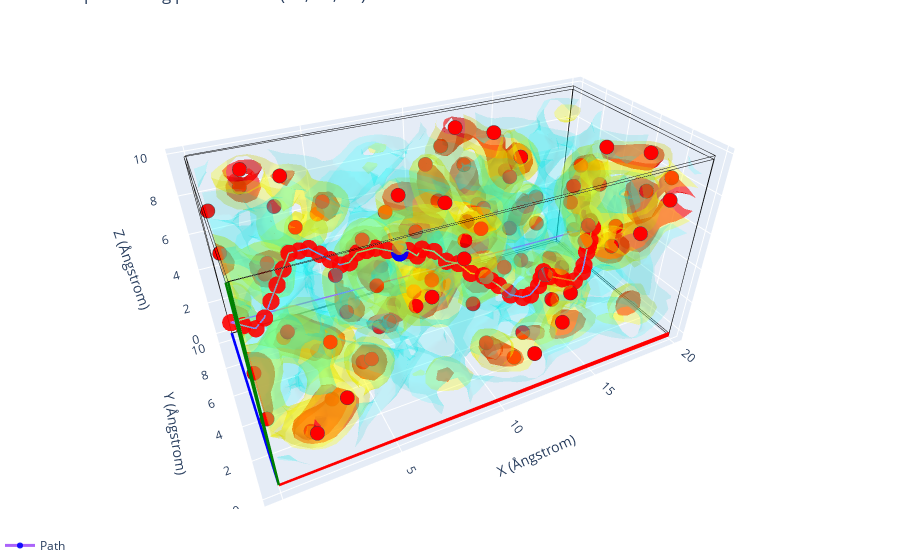

The cell this chart's notebook holds for it:
### Code cell
# Plot the best percolating path
wrapped_path = best_perc_path
wrapped_path.wrap(F)
wrapped_path.cartesian_path(diff_volume)
wrapped_path.fractional_path(diff_volume)
fig1 = plots.path_on_landscape(diff_volume, wrapped_path, structure)
fig1.update_layout(title=f'Best percolating path starts in {wrapped_path.sites[0]}')
fig1.show()

wrapped_path.path_over_structure(structure, diff_volume)
fig2 = plots.energy_along_path(path=wrapped_path)
fig2.suptitle('Energy profile along best percolating path', y=1.05)
fig2.show()

### Figure 1 — Plotly figure (JSON) as saved in the notebook; plotly's stock layout.template omitted (floating-point values rounded to 4 significant figures; data arrays with more than 128 entries replaced by an {"elided": "..."} marker saying what was removed)
{"data": [{"line": {"color": "red", "width": 5}, "mode": "lines", "showlegend": false, "type": "scatter3d", "x": [0, 19.87], "y": [0, 0.006208], "z": [0, -0.1473]}, {"line": {"color": "blue", "width": 5}, "mode": "lines", "showlegend": false, "type": "scatter3d", "x": [0, 0.005318], "y": [0, 9.919], "z": [0, -0.02126]}, {"line": {"color": "green", "width": 5}, "mode": "lines", "showlegend": false, "type": "scatter3d", "x": [0, -0.07517], "y": [0, -0.01577], "z": [0, 9.916]}, {"line": {"color": "black", "width": 1}, "mode": "lines", "showlegend": false, "type": "scatter3d", "x": [19.87, 19.88], "y": [0.006208, 9.926], "z": [-0.1473, -0.1686]}, {"line": {"color": "black", "width": 1}, "mode": "lines", "showlegend": false, "type": "scatter3d", "x": [19.87, 19.8], "y": [0.006208, -0.009559], "z": [-0.1473, 9.769]}, {"line": {"color": "black", "width": 1}, "mode": "lines", "showlegend": false, "type": "scatter3d", "x": [0.005318, 19.88], "y": [9.919, 9.926], "z": [-0.02126, -0.1686]}, {"line": {"color": "black", "width": 1}, "mode": "lines", "showlegend": false, "type": "scatter3d", "x": [0.005318, -0.06986], "y": [9.919, 9.904], "z": [-0.02126, 9.895]}, {"line": {"color": "black", "width": 1}, "mode": "lines", "showlegend": false, "type": "scatter3d", "x": [-0.07517, 19.8], "y": [-0.01577, -0.009559], "z": [9.916, 9.769]}, {"line": {"color": "black", "width": 1}, "mode": "lines", "showlegend": false, "type": "scatter3d", "x": [-0.07517, -0.06986], "y": [-0.01577, 9.904], "z": [9.916, 9.895]}, {"line": {"color": "black", "width": 1}, "mode": "lines", "showlegend": false, "type": "scatter3d", "x": [19.8, -0.06986], "y": [9.91, 9.904], "z": [9.748, 9.895]}, {"line": {"color": "black", "width": 1}, "mode": "lines", "showlegend": false, "type": "scatter3d", "x": [19.8, 19.8], "y": [9.91, -0.009559], "z": [9.748, 9.769]}, {"line": {"color": "black", "width": 1}, "mode": "lines", "showlegend": false, "type": "scatter3d", "x": [19.8, 19.88], "y": [9.91, 9.926], "z": [9.748, -0.1686]}, {"color": "red", "i": {"elided": "5548 int values"}, "j": {"elided": "5548 int values"}, "k": {"elided": "5548 int values"}, "name": "isoval=0.00017608413967366702", "opacity": 0.6, "showlegend": false, "type": "mesh3d", "x": {"elided": "3112 float values"}, "y": {"elided": "3112 float values"}, "z": {"elided": "3112 float values"}}, {"color": "yellow", "i": {"elided": "13290 int values"}, "j": {"elided": "13290 int values"}, "k": {"elided": "13290 int values"}, "name": "isoval=7.04336558694668e-05", "opacity": 0.3, "showlegend": false, "type": "mesh3d", "x": {"elided": "7066 float values"}, "y": {"elided": "7066 float values"}, "z": {"elided": "7066 float values"}}, {"color": "cyan", "i": {"elided": "14018 int values"}, "j": {"elided": "14018 int values"}, "k": {"elided": "14018 int values"}, "name": "isoval=4.930355910862677e-06", "opacity": 0.15, "showlegend": false, "type": "mesh3d", "x": {"elided": "7551 float values"}, "y": {"elided": "7551 float values"}, "z": {"elided": "7551 float values"}}, {"marker": {"color": ["rgb(255, 0, 0)"], "line": {"width": 2.5}, "size": 5}, "mode": "markers", "name": "48h", "showlegend": false, "type": "scatter3d", "x": [1.816], "y": [1.816], "z": [0.2382]}, {"marker": {"color": ["rgb(255, 0, 0)"], "line": {"width": 2.5}, "size": 5}, "mode": "markers", "name": "48h", "showlegend": false, "type": "scatter3d", "x": [11.74], "y": [1.816], "z": [0.2382]}, {"marker": {"color": ["rgb(255, 0, 0)"], "line": {"width": 2.5}, "size": 5}, "mode": "markers", "name": "48h", "showlegend": false, "type": "scatter3d", "x": [1.816], "y": [6.778], "z": [5.2]}, {"marker": {"color": ["rgb(255, 0, 0)"], "line": {"width": 2.5}, "size": 5}, "mode": "markers", "name": "48h", "showlegend": false, "type": "scatter3d", "x": [11.74], "y": [6.778], "z": [5.2]}, {"marker": {"color": ["rgb(255, 0, 0)"], "line": {"width": 2.5}, "size": 5}, "mode": "markers", "name": "48h", "showlegend": false, "type": "scatter3d", "x": [6.778], "y": [1.816], "z": [5.2]}, {"marker": {"color": ["rgb(255, 0, 0)"], "line": {"width": 2.5}, "size": 5}, "mode": "markers", "name": "48h", "showlegend": false, "type": "scatter3d", "x": [16.7], "y": [1.816], "z": [5.2]}, {"marker": {"color": ["rgb(255, 0, 0)"], "line": {"width": 2.5}, "size": 5}, "mode": "markers", "name": "48h", "showlegend": false, "type": "scatter3d", "x": [6.778], "y": [6.778], "z": [0.2382]}, {"marker": {"color": ["rgb(255, 0, 0)"], "line": {"width": 2.5}, "size": 5}, "mode": "markers", "name": "48h", "showlegend": false, "type": "scatter3d", "x": [16.7], "y": [6.778], "z": [0.2382]}, {"marker": {"color": ["rgb(255, 0, 0)"], "line": {"width": 2.5}, "size": 5}, "mode": "markers", "name": "48h", "showlegend": false, "type": "scatter3d", "x": [9.686], "y": [1.816], "z": [8.108]}, {"marker": {"color": ["rgb(255, 0, 0)"], "line": {"width": 2.5}, "size": 5}, "mode": "markers", "name": "48h", "showlegend": false, "type": "scatter3d", "x": [19.61], "y": [1.816], "z": [8.108]}, {"marker": {"color": ["rgb(255, 0, 0)"], "line": {"width": 2.5}, "size": 5}, "mode": "markers", "name": "48h", "showlegend": false, "type": "scatter3d", "x": [9.686], "y": [6.778], "z": [3.146]}, {"marker": {"color": ["rgb(255, 0, 0)"], "line": {"width": 2.5}, "size": 5}, "mode": "markers", "name": "48h", "showlegend": false, "type": "scatter3d", "x": [19.61], "y": [6.778], "z": [3.146]}, {"marker": {"color": ["rgb(255, 0, 0)"], "line": {"width": 2.5}, "size": 5}, "mode": "markers", "name": "48h", "showlegend": false, "type": "scatter3d", "x": [4.724], "y": [1.816], "z": [3.146]}, {"marker": {"color": ["rgb(255, 0, 0)"], "line": {"width": 2.5}, "size": 5}, "mode": "markers", "name": "48h", "showlegend": false, "type": "scatter3d", "x": [14.65], "y": [1.816], "z": [3.146]}, {"marker": {"color": ["rgb(255, 0, 0)"], "line": {"width": 2.5}, "size": 5}, "mode": "markers", "name": "48h", "showlegend": false, "type": "scatter3d", "x": [4.724], "y": [6.778], "z": [8.108]}, {"marker": {"color": ["rgb(255, 0, 0)"], "line": {"width": 2.5}, "size": 5}, "mode": "markers", "name": "48h", "showlegend": false, "type": "scatter3d", "x": [14.65], "y": [6.778], "z": [8.108]}, {"marker": {"color": ["rgb(255, 0, 0)"], "line": {"width": 2.5}, "size": 5}, "mode": "markers", "name": "48h", "showlegend": false, "type": "scatter3d", "x": [8.108], "y": [0.2382], "z": [8.108]}, {"marker": {"color": ["rgb(255, 0, 0)"], "line": {"width": 2.5}, "size": 5}, "mode": "markers", "name": "48h", "showlegend": false, "type": "scatter3d", "x": [18.03], "y": [0.2382], "z": [8.108]}, {"marker": {"color": ["rgb(255, 0, 0)"], "line": {"width": 2.5}, "size": 5}, "mode": "markers", "name": "48h", "showlegend": false, "type": "scatter3d", "x": [8.108], "y": [5.2], "z": [3.146]}, {"marker": {"color": ["rgb(255, 0, 0)"], "line": {"width": 2.5}, "size": 5}, "mode": "markers", "name": "48h", "showlegend": false, "type": "scatter3d", "x": [18.03], "y": [5.2], "z": [3.146]}, {"marker": {"color": ["rgb(255, 0, 0)"], "line": {"width": 2.5}, "size": 5}, "mode": "markers", "name": "48h", "showlegend": false, "type": "scatter3d", "x": [3.146], "y": [0.2382], "z": [3.146]}, {"marker": {"color": ["rgb(255, 0, 0)"], "line": {"width": 2.5}, "size": 5}, "mode": "markers", "name": "48h", "showlegend": false, "type": "scatter3d", "x": [13.07], "y": [0.2382], "z": [3.146]}, {"marker": {"color": ["rgb(255, 0, 0)"], "line": {"width": 2.5}, "size": 5}, "mode": "markers", "name": "48h", "showlegend": false, "type": "scatter3d", "x": [3.146], "y": [5.2], "z": [8.108]}, {"marker": {"color": ["rgb(255, 0, 0)"], "line": {"width": 2.5}, "size": 5}, "mode": "markers", "name": "48h", "showlegend": false, "type": "scatter3d", "x": [13.07], "y": [5.2], "z": [8.108]}, {"marker": {"color": ["rgb(255, 0, 0)"], "line": {"width": 2.5}, "size": 5}, "mode": "markers", "name": "48h", "showlegend": false, "type": "scatter3d", "x": [8.108], "y": [1.816], "z": [9.686]}, {"marker": {"color": ["rgb(255, 0, 0)"], "line": {"width": 2.5}, "size": 5}, "mode": "markers", "name": "48h", "showlegend": false, "type": "scatter3d", "x": [18.03], "y": [1.816], "z": [9.686]}, {"marker": {"color": ["rgb(255, 0, 0)"], "line": {"width": 2.5}, "size": 5}, "mode": "markers", "name": "48h", "showlegend": false, "type": "scatter3d", "x": [8.108], "y": [6.778], "z": [4.724]}, {"marker": {"color": ["rgb(255, 0, 0)"], "line": {"width": 2.5}, "size": 5}, "mode": "markers", "name": "48h", "showlegend": false, "type": "scatter3d", "x": [18.03], "y": [6.778], "z": [4.724]}, {"marker": {"color": ["rgb(255, 0, 0)"], "line": {"width": 2.5}, "size": 5}, "mode": "markers", "name": "48h", "showlegend": false, "type": "scatter3d", "x": [3.146], "y": [1.816], "z": [4.724]}, {"marker": {"color": ["rgb(255, 0, 0)"], "line": {"width": 2.5}, "size": 5}, "mode": "markers", "name": "48h", "showlegend": false, "type": "scatter3d", "x": [13.07], "y": [1.816], "z": [4.724]}, {"marker": {"color": ["rgb(255, 0, 0)"], "line": {"width": 2.5}, "size": 5}, "mode": "markers", "name": "48h", "showlegend": false, "type": "scatter3d", "x": [3.146], "y": [6.778], "z": [9.686]}, {"marker": {"color": ["rgb(255, 0, 0)"], "line": {"width": 2.5}, "size": 5}, "mode": "markers", "name": "48h", "showlegend": false, "type": "scatter3d", "x": [13.07], "y": [6.778], "z": [9.686]}, {"marker": {"color": ["rgb(255, 0, 0)"], "line": {"width": 2.5}, "size": 5}, "mode": "markers", "name": "48h", "showlegend": false, "type": "scatter3d", "x": [1.816], "y": [9.686], "z": [8.108]}, {"marker": {"color": ["rgb(255, 0, 0)"], "line": {"width": 2.5}, "size": 5}, "mode": "markers", "name": "48h", "showlegend": false, "type": "scatter3d", "x": [11.74], "y": [9.686], "z": [8.108]}, {"marker": {"color": ["rgb(255, 0, 0)"], "line": {"width": 2.5}, "size": 5}, "mode": "markers", "name": "48h", "showlegend": false, "type": "scatter3d", "x": [1.816], "y": [4.724], "z": [3.146]}, {"marker": {"color": ["rgb(255, 0, 0)"], "line": {"width": 2.5}, "size": 5}, "mode": "markers", "name": "48h", "showlegend": false, "type": "scatter3d", "x": [11.74], "y": [4.724], "z": [3.146]}, {"marker": {"color": ["rgb(255, 0, 0)"], "line": {"width": 2.5}, "size": 5}, "mode": "markers", "name": "48h", "showlegend": false, "type": "scatter3d", "x": [6.778], "y": [9.686], "z": [3.146]}, {"marker": {"color": ["rgb(255, 0, 0)"], "line": {"width": 2.5}, "size": 5}, "mode": "markers", "name": "48h", "showlegend": false, "type": "scatter3d", "x": [16.7], "y": [9.686], "z": [3.146]}, {"marker": {"color": ["rgb(255, 0, 0)"], "line": {"width": 2.5}, "size": 5}, "mode": "markers", "name": "48h", "showlegend": false, "type": "scatter3d", "x": [6.778], "y": [4.724], "z": [8.108]}, {"marker": {"color": ["rgb(255, 0, 0)"], "line": {"width": 2.5}, "size": 5}, "mode": "markers", "name": "48h", "showlegend": false, "type": "scatter3d", "x": [16.7], "y": [4.724], "z": [8.108]}, {"marker": {"color": ["rgb(255, 0, 0)"], "line": {"width": 2.5}, "size": 5}, "mode": "markers", "name": "48h", "showlegend": false, "type": "scatter3d", "x": [0.2382], "y": [8.108], "z": [8.108]}, {"marker": {"color": ["rgb(255, 0, 0)"], "line": {"width": 2.5}, "size": 5}, "mode": "markers", "name": "48h", "showlegend": false, "type": "scatter3d", "x": [10.16], "y": [8.108], "z": [8.108]}, {"marker": {"color": ["rgb(255, 0, 0)"], "line": {"width": 2.5}, "size": 5}, "mode": "markers", "name": "48h", "showlegend": false, "type": "scatter3d", "x": [0.2382], "y": [3.146], "z": [3.146]}, {"marker": {"color": ["rgb(255, 0, 0)"], "line": {"width": 2.5}, "size": 5}, "mode": "markers", "name": "48h", "showlegend": false, "type": "scatter3d", "x": [10.16], "y": [3.146], "z": [3.146]}, {"marker": {"color": ["rgb(255, 0, 0)"], "line": {"width": 2.5}, "size": 5}, "mode": "markers", "name": "48h", "showlegend": false, "type": "scatter3d", "x": [5.2], "y": [8.108], "z": [3.146]}, {"marker": {"color": ["rgb(255, 0, 0)"], "line": {"width": 2.5}, "size": 5}, "mode": "markers", "name": "48h", "showlegend": false, "type": "scatter3d", "x": [15.12], "y": [8.108], "z": [3.146]}, {"marker": {"color": ["rgb(255, 0, 0)"], "line": {"width": 2.5}, "size": 5}, "mode": "markers", "name": "48h", "showlegend": false, "type": "scatter3d", "x": [5.2], "y": [3.146], "z": [8.108]}, {"marker": {"color": ["rgb(255, 0, 0)"], "line": {"width": 2.5}, "size": 5}, "mode": "markers", "name": "48h", "showlegend": false, "type": "scatter3d", "x": [15.12], "y": [3.146], "z": [8.108]}, {"marker": {"color": ["rgb(255, 0, 0)"], "line": {"width": 2.5}, "size": 5}, "mode": "markers", "name": "48h", "showlegend": false, "type": "scatter3d", "x": [1.816], "y": [8.108], "z": [9.686]}, {"marker": {"color": ["rgb(255, 0, 0)"], "line": {"width": 2.5}, "size": 5}, "mode": "markers", "name": "48h", "showlegend": false, "type": "scatter3d", "x": [11.74], "y": [8.108], "z": [9.686]}, {"marker": {"color": ["rgb(255, 0, 0)"], "line": {"width": 2.5}, "size": 5}, "mode": "markers", "name": "48h", "showlegend": false, "type": "scatter3d", "x": [1.816], "y": [3.146], "z": [4.724]}, {"marker": {"color": ["rgb(255, 0, 0)"], "line": {"width": 2.5}, "size": 5}, "mode": "markers", "name": "48h", "showlegend": false, "type": "scatter3d", "x": [11.74], "y": [3.146], "z": [4.724]}, {"marker": {"color": ["rgb(255, 0, 0)"], "line": {"width": 2.5}, "size": 5}, "mode": "markers", "name": "48h", "showlegend": false, "type": "scatter3d", "x": [6.778], "y": [8.108], "z": [4.724]}, {"marker": {"color": ["rgb(255, 0, 0)"], "line": {"width": 2.5}, "size": 5}, "mode": "markers", "name": "48h", "showlegend": false, "type": "scatter3d", "x": [16.7], "y": [8.108], "z": [4.724]}, {"marker": {"color": ["rgb(255, 0, 0)"], "line": {"width": 2.5}, "size": 5}, "mode": "markers", "name": "48h", "showlegend": false, "type": "scatter3d", "x": [6.778], "y": [3.146], "z": [9.686]}, {"marker": {"color": ["rgb(255, 0, 0)"], "line": {"width": 2.5}, "size": 5}, "mode": "markers", "name": "48h", "showlegend": false, "type": "scatter3d", "x": [16.7], "y": [3.146], "z": [9.686]}, {"marker": {"color": ["rgb(255, 0, 0)"], "line": {"width": 2.5}, "size": 5}, "mode": "markers", "name": "48h", "showlegend": false, "type": "scatter3d", "x": [1.816], "y": [0.2382], "z": [1.816]}, {"marker": {"color": ["rgb(255, 0, 0)"], "line": {"width": 2.5}, "size": 5}, "mode": "markers", "name": "48h", "showlegend": false, "type": "scatter3d", "x": [11.74], "y": [0.2382], "z": [1.816]}, {"marker": {"color": ["rgb(255, 0, 0)"], "line": {"width": 2.5}, "size": 5}, "mode": "markers", "name": "48h", "showlegend": false, "type": "scatter3d", "x": [1.816], "y": [5.2], "z": [6.778]}, {"marker": {"color": ["rgb(255, 0, 0)"], "line": {"width": 2.5}, "size": 5}, "mode": "markers", "name": "48h", "showlegend": false, "type": "scatter3d", "x": [11.74], "y": [5.2], "z": [6.778]}, {"marker": {"color": ["rgb(255, 0, 0)"], "line": {"width": 2.5}, "size": 5}, "mode": "markers", "name": "48h", "showlegend": false, "type": "scatter3d", "x": [6.778], "y": [0.2382], "z": [6.778]}, {"marker": {"color": ["rgb(255, 0, 0)"], "line": {"width": 2.5}, "size": 5}, "mode": "markers", "name": "48h", "showlegend": false, "type": "scatter3d", "x": [16.7], "y": [0.2382], "z": [6.778]}, {"marker": {"color": ["rgb(255, 0, 0)"], "line": {"width": 2.5}, "size": 5}, "mode": "markers", "name": "48h", "showlegend": false, "type": "scatter3d", "x": [6.778], "y": [5.2], "z": [1.816]}, {"marker": {"color": ["rgb(255, 0, 0)"], "line": {"width": 2.5}, "size": 5}, "mode": "markers", "name": "48h", "showlegend": false, "type": "scatter3d", "x": [16.7], "y": [5.2], "z": [1.816]}, {"marker": {"color": ["rgb(255, 0, 0)"], "line": {"width": 2.5}, "size": 5}, "mode": "markers", "name": "48h", "showlegend": false, "type": "scatter3d", "x": [0.2382], "y": [1.816], "z": [1.816]}, {"marker": {"color": ["rgb(255, 0, 0)"], "line": {"width": 2.5}, "size": 5}, "mode": "markers", "name": "48h", "showlegend": false, "type": "scatter3d", "x": [10.16], "y": [1.816], "z": [1.816]}, {"marker": {"color": ["rgb(255, 0, 0)"], "line": {"width": 2.5}, "size": 5}, "mode": "markers", "name": "48h", "showlegend": false, "type": "scatter3d", "x": [0.2382], "y": [6.778], "z": [6.778]}, {"marker": {"color": ["rgb(255, 0, 0)"], "line": {"width": 2.5}, "size": 5}, "mode": "markers", "name": "48h", "showlegend": false, "type": "scatter3d", "x": [10.16], "y": [6.778], "z": [6.778]}, {"marker": {"color": ["rgb(255, 0, 0)"], "line": {"width": 2.5}, "size": 5}, "mode": "markers", "name": "48h", "showlegend": false, "type": "scatter3d", "x": [5.2], "y": [1.816], "z": [6.778]}, {"marker": {"color": ["rgb(255, 0, 0)"], "line": {"width": 2.5}, "size": 5}, "mode": "markers", "name": "48h", "showlegend": false, "type": "scatter3d", "x": [15.12], "y": [1.816], "z": [6.778]}, {"marker": {"color": ["rgb(255, 0, 0)"], "line": {"width": 2.5}, "size": 5}, "mode": "markers", "name": "48h", "showlegend": false, "type": "scatter3d", "x": [5.2], "y": [6.778], "z": [1.816]}, {"marker": {"color": ["rgb(255, 0, 0)"], "line": {"width": 2.5}, "size": 5}, "mode": "markers", "name": "48h", "showlegend": false, "type": "scatter3d", "x": [15.12], "y": [6.778], "z": [1.816]}, {"marker": {"color": ["rgb(255, 0, 0)"], "line": {"width": 2.5}, "size": 5}, "mode": "markers", "name": "48h", "showlegend": false, "type": "scatter3d", "x": [9.686], "y": [8.108], "z": [1.816]}, {"marker": {"color": ["rgb(255, 0, 0)"], "line": {"width": 2.5}, "size": 5}, "mode": "markers", "name": "48h", "showlegend": false, "type": "scatter3d", "x": [19.61], "y": [8.108], "z": [1.816]}, {"marker": {"color": ["rgb(255, 0, 0)"], "line": {"width": 2.5}, "size": 5}, "mode": "markers", "name": "48h", "showlegend": false, "type": "scatter3d", "x": [9.686], "y": [3.146], "z": [6.778]}, {"marker": {"color": ["rgb(255, 0, 0)"], "line": {"width": 2.5}, "size": 5}, "mode": "markers", "name": "48h", "showlegend": false, "type": "scatter3d", "x": [19.61], "y": [3.146], "z": [6.778]}, {"marker": {"color": ["rgb(255, 0, 0)"], "line": {"width": 2.5}, "size": 5}, "mode": "markers", "name": "48h", "showlegend": false, "type": "scatter3d", "x": [4.724], "y": [8.108], "z": [6.778]}, {"marker": {"color": ["rgb(255, 0, 0)"], "line": {"width": 2.5}, "size": 5}, "mode": "markers", "name": "48h", "showlegend": false, "type": "scatter3d", "x": [14.65], "y": [8.108], "z": [6.778]}, {"marker": {"color": ["rgb(255, 0, 0)"], "line": {"width": 2.5}, "size": 5}, "mode": "markers", "name": "48h", "showlegend": false, "type": "scatter3d", "x": [4.724], "y": [3.146], "z": [1.816]}, {"marker": {"color": ["rgb(255, 0, 0)"], "line": {"width": 2.5}, "size": 5}, "mode": "markers", "name": "48h", "showlegend": false, "type": "scatter3d", "x": [14.65], "y": [3.146], "z": [1.816]}, {"marker": {"color": ["rgb(255, 0, 0)"], "line": {"width": 2.5}, "size": 5}, "mode": "markers", "name": "48h", "showlegend": false, "type": "scatter3d", "x": [8.108], "y": [9.686], "z": [1.816]}, {"marker": {"color": ["rgb(255, 0, 0)"], "line": {"width": 2.5}, "size": 5}, "mode": "markers", "name": "48h", "showlegend": false, "type": "scatter3d", "x": [18.03], "y": [9.686], "z": [1.816]}, {"marker": {"color": ["rgb(255, 0, 0)"], "line": {"width": 2.5}, "size": 5}, "mode": "markers", "name": "48h", "showlegend": false, "type": "scatter3d", "x": [8.108], "y": [4.724], "z": [6.778]}, {"marker": {"color": ["rgb(255, 0, 0)"], "line": {"width": 2.5}, "size": 5}, "mode": "markers", "name": "48h", "showlegend": false, "type": "scatter3d", "x": [18.03], "y": [4.724], "z": [6.778]}, {"marker": {"color": ["rgb(255, 0, 0)"], "line": {"width": 2.5}, "size": 5}, "mode": "markers", "name": "48h", "showlegend": false, "type": "scatter3d", "x": [3.146], "y": [9.686], "z": [6.778]}, {"marker": {"color": ["rgb(255, 0, 0)"], "line": {"width": 2.5}, "size": 5}, "mode": "markers", "name": "48h", "showlegend": false, "type": "scatter3d", "x": [13.07], "y": [9.686], "z": [6.778]}, {"marker": {"color": ["rgb(255, 0, 0)"], "line": {"width": 2.5}, "size": 5}, "mode": "markers", "name": "48h", "showlegend": false, "type": "scatter3d", "x": [3.146], "y": [4.724], "z": [1.816]}, {"marker": {"color": ["rgb(255, 0, 0)"], "line": {"width": 2.5}, "size": 5}, "mode": "markers", "name": "48h", "showlegend": false, "type": "scatter3d", "x": [13.07], "y": [4.724], "z": [1.816]}, {"marker": {"color": ["rgb(255, 0, 0)"], "line": {"width": 2.5}, "size": 5}, "mode": "markers", "name": "48h", "showlegend": false, "type": "scatter3d", "x": [8.108], "y": [8.108], "z": [0.2382]}, {"marker": {"color": ["rgb(255, 0, 0)"], "line": {"width": 2.5}, "size": 5}, "mode": "markers", "name": "48h", "showlegend": false, "type": "scatter3d", "x": [18.03], "y": [8.108], "z": [0.2382]}, {"marker": {"color": ["rgb(255, 0, 0)"], "line": {"width": 2.5}, "size": 5}, "mode": "markers", "name": "48h", "showlegend": false, "type": "scatter3d", "x": [8.108], "y": [3.146], "z": [5.2]}, {"marker": {"color": ["rgb(255, 0, 0)"], "line": {"width": 2.5}, "size": 5}, "mode": "markers", "name": "48h", "showlegend": false, "type": "scatter3d", "x": [18.03], "y": [3.146], "z": [5.2]}, {"marker": {"color": ["rgb(255, 0, 0)"], "line": {"width": 2.5}, "size": 5}, "mode": "markers", "name": "48h", "showlegend": false, "type": "scatter3d", "x": [3.146], "y": [8.108], "z": [5.2]}, {"marker": {"color": ["rgb(255, 0, 0)"], "line": {"width": 2.5}, "size": 5}, "mode": "markers", "name": "48h", "showlegend": false, "type": "scatter3d", "x": [13.07], "y": [8.108], "z": [5.2]}, {"marker": {"color": ["rgb(255, 0, 0)"], "line": {"width": 2.5}, "size": 5}, "mode": "markers", "name": "48h", "showlegend": false, "type": "scatter3d", "x": [3.146], "y": [3.146], "z": [0.2382]}, {"marker": {"color": ["rgb(255, 0, 0)"], "line": {"width": 2.5}, "size": 5}, "mode": "markers", "name": "48h", "showlegend": false, "type": "scatter3d", "x": [13.07], "y": [3.146], "z": [0.2382]}, {"line": {"color": "red", "width": 5}, "mode": "lines", "showlegend": false, "type": "scatter3d", "x": [0, 19.85], "y": [0, 0], "z": [0, 1.215e-15]}, {"line": {"color": "blue", "width": 5}, "mode": "lines", "showlegend": false, "type": "scatter3d", "x": [0, 1.596e-15], "y": [0, 9.924], "z": [0, 6.077e-16]}, {"line": {"color": "green", "width": 5}, "mode": "lines", "showlegend": false, "type": "scatter3d", "x": [0, 0], "y": [0, 0], "z": [0, 9.924]}, {"line": {"color": "black", "width": 1}, "mode": "lines", "showlegend": false, "type": "scatter3d", "x": [19.85, 19.85], "y": [0, 9.924], "z": [1.215e-15, 1.823e-15]}, {"line": {"color": "black", "width": 1}, "mode": "lines", "showlegend": false, "type": "scatter3d", "x": [19.85, 19.85], "y": [0, 0], "z": [1.215e-15, 9.924]}, {"line": {"color": "black", "width": 1}, "mode": "lines", "showlegend": false, "type": "scatter3d", "x": [1.596e-15, 19.85], "y": [9.924, 9.924], "z": [6.077e-16, 1.823e-15]}, {"line": {"color": "black", "width": 1}, "mode": "lines", "showlegend": false, "type": "scatter3d", "x": [1.596e-15, 1.596e-15], "y": [9.924, 9.924], "z": [6.077e-16, 9.924]}, {"line": {"color": "black", "width": 1}, "mode": "lines", "showlegend": false, "type": "scatter3d", "x": [0, 19.85], "y": [0, 0], "z": [9.924, 9.924]}, {"line": {"color": "black", "width": 1}, "mode": "lines", "showlegend": false, "type": "scatter3d", "x": [0, 1.596e-15], "y": [0, 9.924], "z": [9.924, 9.924]}, {"line": {"color": "black", "width": 1}, "mode": "lines", "showlegend": false, "type": "scatter3d", "x": [19.85, 0], "y": [9.924, 9.924], "z": [9.924, 9.924]}, {"line": {"color": "black", "width": 1}, "mode": "lines", "showlegend": false, "type": "scatter3d", "x": [19.85, 19.85], "y": [9.924, 0], "z": [9.924, 9.924]}, {"line": {"color": "black", "width": 1}, "mode": "lines", "showlegend": false, "type": "scatter3d", "x": [19.85, 19.85], "y": [9.924, 9.924], "z": [9.924, 1.776e-15]}, {"line": {"width": 3}, "marker": {"color": ["blue", "red", "red", "red", "red", "red", "red", "red", "red", "red", "red", "red", "red", "red", "red", "red", "red", "red", "red", "red", "red", "red", "red", "red", "red", "red", "red", "red", "red", "red", "red", "red", "red", "red", "red", "red", "red", "red", "red", "red", "red", "red", "red", "red", "blue"], "opacity": 0.9, "size": 6, "symbol": "circle"}, "mode": "markers+lines", "name": "Path", "type": "scatter3d", "x": [8.099, 7.648, 7.197, 6.745, 6.293, 5.845, 5.393, 4.938, 4.483, 4.028, 3.576, 3.125, 2.676, 2.228, 1.779, 1.331, 0.8825, 0.4311, -0.02029, 19.4, 18.95, 18.5, 18.05, 17.6, 17.15, 16.7, 16.25, 15.8, 15.34, 14.89, 14.44, 13.99, 13.54, 13.09, 12.63, 12.18, 11.72, 11.27, 10.82, 10.36, 9.909, 9.458, 9.006, 8.551, 8.099], "y": [6.759, 7.209, 7.66, 7.66, 7.66, 7.66, 7.66, 7.659, 7.659, 7.658, 7.658, 7.657, 7.207, 6.757, 6.306, 5.856, 5.857, 6.307, 6.758, 6.313, 5.863, 5.412, 4.961, 4.511, 4.06, 4.06, 4.511, 4.962, 4.961, 4.51, 4.059, 4.059, 4.059, 4.51, 4.96, 4.959, 4.958, 5.409, 5.859, 6.31, 6.76, 7.211, 6.76, 6.759, 6.759], "z": [4.433, 4.435, 4.437, 4.441, 4.444, 3.997, 4.0, 4.454, 4.908, 5.362, 5.366, 5.369, 4.923, 4.476, 4.03, 3.583, 3.136, 3.138, 3.141, 2.998, 2.551, 2.556, 2.56, 2.113, 2.118, 1.67, 1.673, 1.675, 2.129, 2.134, 2.138, 1.69, 1.694, 1.696, 2.149, 2.603, 3.057, 3.06, 3.513, 3.515, 3.968, 3.971, 3.975, 4.429, 4.433]}], "layout": {"legend": {"orientation": "h", "x": 0, "xanchor": "left", "y": -0.1, "yanchor": "bottom"}, "margin": {"b": 0, "l": 0, "r": 0, "t": 0}, "scene": {"aspectmode": "manual", "aspectratio": {"x": 19.87, "y": 9.919, "z": 9.916}, "camera": {"eye": {"x": -9.937, "y": -19.84, "z": 14.87}}, "xaxis": {"title": {"text": "X (Ångstrom)"}}, "yaxis": {"title": {"text": "Y (Ångstrom)"}}, "zaxis": {"title": {"text": "Z (Ångstrom)"}}}, "showlegend": true, "title": {"text": "Best percolating path starts in (18, 15, 10)"}}}
